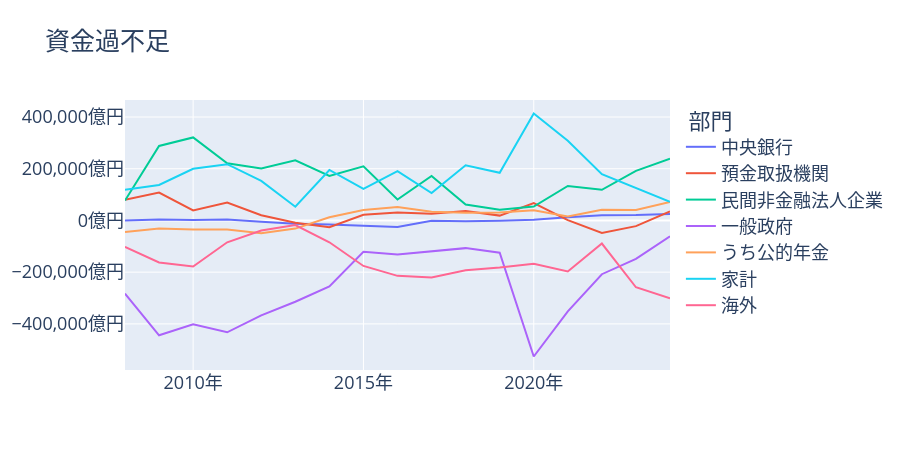

Notebook code for this chart:
### Code cell
fund_flow_tidy = (fund_flow_df
    .set_index("系列名称")
    .stack()
    .reset_index()
    .rename(columns={"level_1": " 部門 ", 0: " 資金過不足 "})
)
fund_flow_tidy = fund_flow_tidy.assign(**{
    " 部門 ": lambda df: df[' 部門 '].str.split("／", expand=True).iloc[:, 1]
})
fund_flow_fig = px.line(
    fund_flow_tidy, x="系列名称", y=" 資金過不足 ", color=" 部門 ", title=" 資金過不足 "
)
fund_flow_fig.update_layout(width=900, height=450, font={"size": 18},
    xaxis = {"ticksuffix": "年", "title": None},
    yaxis = {"tickformat": ",.0f", "ticksuffix": "億円", "title": None},
)
fund_flow_fig.show()

### Figure 1 — Plotly figure (JSON) as saved in the notebook; plotly's stock layout.template omitted (floating-point values rounded to 4 significant figures)
{"data": [{"hovertemplate": " 部門 =中央銀行<br>系列名称=%{x}<br> 資金過不足 =%{y}<extra></extra>", "legendgroup": "中央銀行", "line": {"color": "#636efa", "dash": "solid"}, "marker": {"symbol": "circle"}, "mode": "lines", "name": "中央銀行", "orientation": "v", "showlegend": true, "type": "scatter", "x": [2008, 2009, 2010, 2011, 2012, 2013, 2014, 2015, 2016, 2017, 2018, 2019, 2020, 2021, 2022, 2023, 2024], "xaxis": "x", "y": [-7, 3437, 2228, 3990, -5255, -13192, -15511, -19789, -24956, -1378, -2917, -985, 2765, 12137, 20201, 20640, 25044], "yaxis": "y"}, {"hovertemplate": " 部門 =預金取扱機関<br>系列名称=%{x}<br> 資金過不足 =%{y}<extra></extra>", "legendgroup": "預金取扱機関", "line": {"color": "#EF553B", "dash": "solid"}, "marker": {"symbol": "circle"}, "mode": "lines", "name": "預金取扱機関", "orientation": "v", "showlegend": true, "type": "scatter", "x": [2008, 2009, 2010, 2011, 2012, 2013, 2014, 2015, 2016, 2017, 2018, 2019, 2020, 2021, 2022, 2023, 2024], "xaxis": "x", "y": [79759, 107821, 38533, 69398, 20258, -9284, -26126, 21931, 30979, 26162, 36314, 18737, 66907, 1392, -48126, -21974, 34623], "yaxis": "y"}, {"hovertemplate": " 部門 =民間非金融法人企業<br>系列名称=%{x}<br> 資金過不足 =%{y}<extra></extra>", "legendgroup": "民間非金融法人企業", "line": {"color": "#00cc96", "dash": "solid"}, "marker": {"symbol": "circle"}, "mode": "lines", "name": "民間非金融法人企業", "orientation": "v", "showlegend": true, "type": "scatter", "x": [2008, 2009, 2010, 2011, 2012, 2013, 2014, 2015, 2016, 2017, 2018, 2019, 2020, 2021, 2022, 2023, 2024], "xaxis": "x", "y": [76904, 287993, 320981, 221438, 200697, 232484, 172501, 209454, 81012, 171940, 61535, 41351, 53723, 133332, 118705, 191876, 238437], "yaxis": "y"}, {"hovertemplate": " 部門 =一般政府<br>系列名称=%{x}<br> 資金過不足 =%{y}<extra></extra>", "legendgroup": "一般政府", "line": {"color": "#ab63fa", "dash": "solid"}, "marker": {"symbol": "circle"}, "mode": "lines", "name": "一般政府", "orientation": "v", "showlegend": true, "type": "scatter", "x": [2008, 2009, 2010, 2011, 2012, 2013, 2014, 2015, 2016, 2017, 2018, 2019, 2020, 2021, 2022, 2023, 2024], "xaxis": "x", "y": [-282910, -444220, -401919, -432583, -367183, -314415, -254891, -121302, -131598, -119943, -107038, -124945, -526135, -351730, -207884, -148507, -61062], "yaxis": "y"}, {"hovertemplate": " 部門 =うち公的年金<br>系列名称=%{x}<br> 資金過不足 =%{y}<extra></extra>", "legendgroup": "うち公的年金", "line": {"color": "#FFA15A", "dash": "solid"}, "marker": {"symbol": "circle"}, "mode": "lines", "name": "うち公的年金", "orientation": "v", "showlegend": true, "type": "scatter", "x": [2008, 2009, 2010, 2011, 2012, 2013, 2014, 2015, 2016, 2017, 2018, 2019, 2020, 2021, 2022, 2023, 2024], "xaxis": "x", "y": [-44440, -31415, -35277, -35228, -49307, -31469, 12450, 40761, 52212, 33371, 29454, 30771, 39277, 15164, 41704, 40898, 71531], "yaxis": "y"}, {"hovertemplate": " 部門 =家計<br>系列名称=%{x}<br> 資金過不足 =%{y}<extra></extra>", "legendgroup": "家計", "line": {"color": "#19d3f3", "dash": "solid"}, "marker": {"symbol": "circle"}, "mode": "lines", "name": "家計", "orientation": "v", "showlegend": true, "type": "scatter", "x": [2008, 2009, 2010, 2011, 2012, 2013, 2014, 2015, 2016, 2017, 2018, 2019, 2020, 2021, 2022, 2023, 2024], "xaxis": "x", "y": [118975, 137422, 199975, 217525, 152894, 53215, 195216, 121770, 190914, 105772, 213608, 184127, 413625, 308005, 179178, 126524, 72027], "yaxis": "y"}, {"hovertemplate": " 部門 =海外<br>系列名称=%{x}<br> 資金過不足 =%{y}<extra></extra>", "legendgroup": "海外", "line": {"color": "#FF6692", "dash": "solid"}, "marker": {"symbol": "circle"}, "mode": "lines", "name": "海外", "orientation": "v", "showlegend": true, "type": "scatter", "x": [2008, 2009, 2010, 2011, 2012, 2013, 2014, 2015, 2016, 2017, 2018, 2019, 2020, 2021, 2022, 2023, 2024], "xaxis": "x", "y": [-101945, -162664, -177883, -84413, -38785, -18090, -84325, -175949, -214286, -220940, -192189, -182108, -167251, -197513, -89212, -258324, -301352], "yaxis": "y"}], "layout": {"font": {"size": 18}, "height": 450, "legend": {"title": {"text": " 部門 "}, "tracegroupgap": 0}, "title": {"text": " 資金過不足 "}, "width": 900, "xaxis": {"anchor": "y", "domain": [0, 1], "ticksuffix": "年", "title": {}}, "yaxis": {"anchor": "x", "domain": [0, 1], "tickformat": ",.0f", "ticksuffix": "億円", "title": {}}}}
